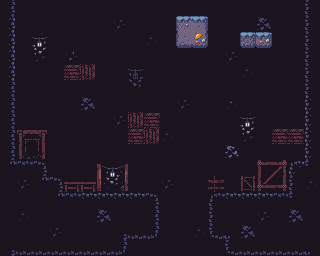

The image is a tile-based game level rendered from a .tmx file. Its description and complete source (layers, tilesets, objects, tile grids) follow:
An orthogonal 20x16 tile map with 16x16 px tiles, 3 tile layers (Background, Destructible, Collision), 2 tilesets.

<map version="1.8" tiledversion="1.8.5" orientation="orthogonal" renderorder="right-down" width="20" height="16" tilewidth="16" tileheight="16" infinite="0" nextlayerid="4" nextobjectid="1">
 <tileset firstgid="1" source="../tilesets/Underground Mine.tsx" />
 <tileset firstgid="301" source="../tilesets/Terrain.tsx" />
 <layer id="1" name="Background" width="20" height="16">
  <data encoding="csv">
52,52,52,52,52,52,52,52,52,52,52,52,52,52,52,52,52,52,52,52,
52,52,52,52,52,52,52,37,52,52,52,52,52,52,52,52,35,52,52,52,
52,52,196,52,52,52,52,52,52,39,52,52,52,52,52,52,52,52,52,52,
52,52,221,52,45,52,52,52,52,52,52,52,52,52,37,52,52,52,52,52,
52,52,52,52,210,211,52,52,191,52,52,52,52,52,52,39,52,52,52,52,
52,52,52,52,52,52,52,52,216,52,52,52,52,52,52,52,52,52,52,52,
52,52,52,52,52,35,52,52,52,52,52,37,52,52,47,52,52,52,52,52,
52,52,52,52,52,52,52,37,211,210,52,52,52,52,52,196,52,52,52,52,
52,188,189,52,52,52,52,52,210,211,39,52,52,52,52,221,52,210,210,52,
52,213,214,52,52,52,52,52,52,52,52,52,52,52,43,52,52,52,52,52,
52,52,52,52,52,52,193,194,52,52,52,52,52,52,52,52,132,133,52,52,
52,52,52,52,105,105,218,219,52,52,37,52,52,185,52,82,157,158,52,52,
52,52,52,52,52,52,52,52,52,52,52,52,52,52,52,52,52,52,52,52,
52,52,52,52,52,52,52,52,52,52,52,52,52,52,52,52,52,52,52,52,
52,52,52,52,52,52,52,52,52,52,52,52,39,52,52,52,52,52,52,52,
52,52,52,52,52,52,52,52,52,52,52,52,52,52,52,52,52,52,52,52
</data>
 </layer>
 <layer id="3" name="Destructible" width="20" height="16">
  <data encoding="csv">
0,0,0,0,0,0,0,0,0,0,0,0,0,0,0,0,0,0,0,0,
0,0,0,0,0,0,0,0,0,0,0,0,0,0,0,0,0,0,0,0,
0,0,0,0,0,0,0,0,0,0,0,0,0,0,0,679,692,0,0,0,
0,0,0,0,0,0,0,0,0,0,0,0,0,0,0,0,0,0,0,0,
0,0,0,0,0,0,0,0,0,0,0,0,0,0,0,0,0,0,0,0,
0,0,0,0,0,0,0,0,0,0,0,0,0,0,0,0,0,0,0,0,
0,0,0,0,0,0,0,0,0,0,0,0,0,0,0,0,0,0,0,0,
0,0,0,0,0,0,0,0,0,0,0,0,0,0,0,0,0,0,0,0,
0,0,0,0,0,0,0,0,0,0,0,0,0,0,0,0,0,0,0,0,
0,0,0,0,0,0,0,0,0,0,0,0,0,0,0,0,0,0,0,0,
0,0,0,0,0,0,0,0,0,0,0,0,0,0,0,0,0,0,0,0,
0,0,0,0,0,0,0,0,0,0,0,0,0,0,0,0,0,0,0,0,
0,0,0,0,0,0,0,0,0,0,0,0,0,0,0,0,0,0,0,0,
0,0,0,0,0,0,0,0,0,0,0,0,0,0,0,0,0,0,0,0,
0,0,0,0,0,0,0,0,0,0,0,0,0,0,0,0,0,0,0,0,
0,0,0,0,0,0,0,0,0,0,0,0,0,0,0,0,0,0,0,0
</data>
 </layer>
 <layer id="2" name="Collision" width="20" height="16">
  <data encoding="csv">
112,0,0,0,0,0,0,0,0,0,0,0,0,0,0,0,0,0,0,110,
120,0,0,0,0,0,0,0,0,0,0,453,446,0,0,0,0,0,0,110,
120,0,0,0,0,0,0,0,0,0,0,577,594,0,0,0,0,0,0,110,
120,0,0,0,0,0,0,0,0,0,0,0,0,0,0,0,0,0,0,110,
120,0,0,0,0,0,0,0,0,0,0,0,0,0,0,0,0,0,0,110,
112,0,0,0,0,0,0,0,0,0,0,0,0,0,0,0,0,0,0,110,
112,0,0,0,0,0,0,0,0,0,0,0,0,0,0,0,0,0,0,118,
112,0,0,0,0,0,0,0,0,0,0,0,0,0,0,0,0,0,0,118,
112,0,0,0,0,0,0,0,0,0,0,0,0,0,0,0,0,0,0,118,
112,0,0,0,0,0,0,0,0,0,0,0,0,0,0,0,0,0,0,118,
139,86,87,0,0,0,0,0,0,0,0,0,0,0,0,0,0,0,93,141,
52,37,139,87,0,0,0,0,0,0,0,0,0,0,0,0,0,0,110,39,
52,52,52,139,86,94,94,94,94,87,0,0,0,85,94,94,94,86,141,52,
52,39,52,52,52,52,35,52,52,112,0,0,0,110,52,52,37,52,35,52,
52,52,52,37,52,52,52,89,136,137,0,0,0,135,91,35,52,52,52,52,
89,136,136,136,136,136,136,137,0,0,0,0,0,0,135,136,136,136,136,91
</data>
 </layer>
</map>
